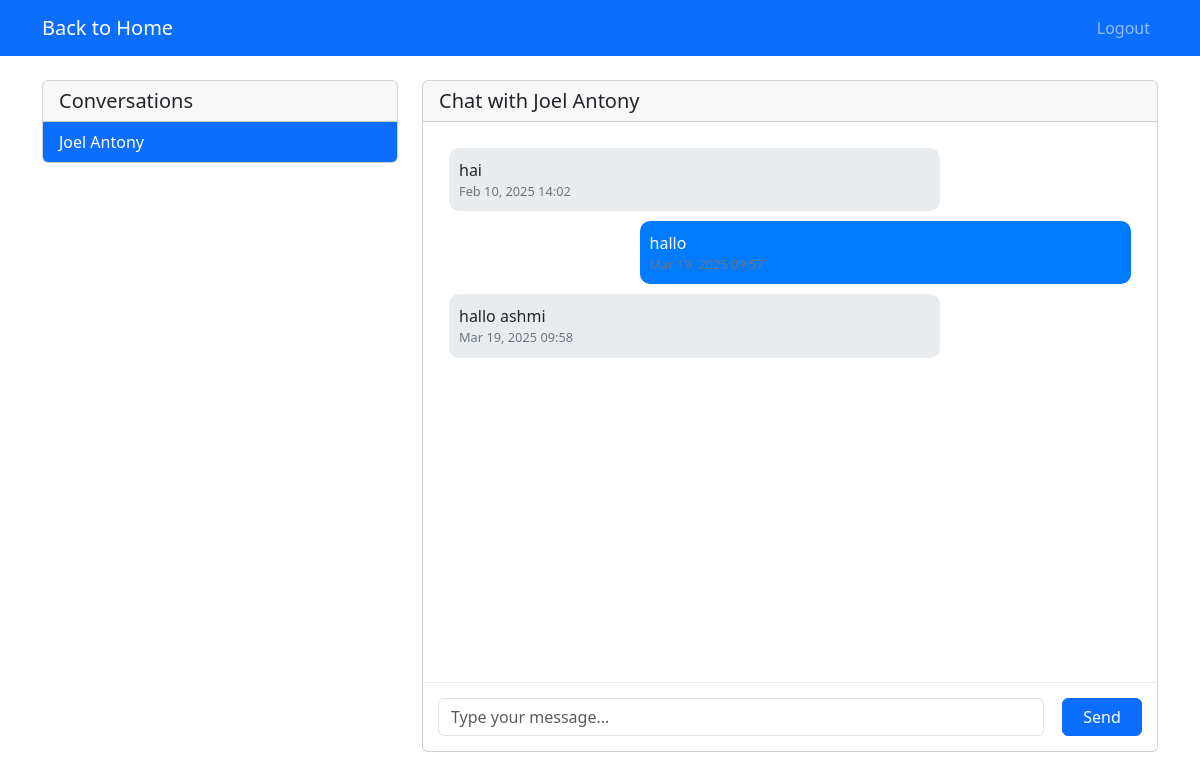
Screenshot of /chat/?user=3 (signed in) with the database file from the repository.
### base/models.py (models this page shows, shortened)
class Customer(models.Model):
    USER_TYPE_CHOICES = [
        ('customer', 'Customer'),
        ('admin', 'Admin'),
    ]
    customer_id = models.AutoField(primary_key=True)
    name = models.CharField(max_length=100)
    email = models.EmailField(unique=True)
    password = models.CharField(max_length=128)
    phone = models.CharField(max_length=15,null=True)
    address = models.TextField(null=True)
    pincode = models.CharField(max_length=6, null=True)
    reset_password_token = models.CharField(max_length=100, null=True, blank=True)
    reset_password_expires = models.DateTimeField(null=True, blank=True)
    user_type = models.CharField(max_length=20, choices=USER_TYPE_CHOICES, default='customer')
    is_active = models.BooleanField(default=True)

class ChatMessage(models.Model):
    sender = models.ForeignKey(Customer, on_delete=models.CASCADE, related_name='sent_messages')
    receiver = models.ForeignKey(Customer, on_delete=models.CASCADE, related_name='received_messages')
    message = models.TextField()
    timestamp = models.DateTimeField(auto_now_add=True)
    is_read = models.BooleanField(default=False)
    class Meta:
        ordering = ['timestamp']

### base/views.py (the view)
# urls.py: path('chat/', views.chat_view, name='chat'),
@never_cache
def chat_view(request):
    customer_id = request.session.get('customer_id')
    if not customer_id:
        messages.error(request, 'Please login to access chat')
        return redirect('login')
    try:
        current_customer = Customer.objects.get(customer_id=customer_id)
        chat_users = Customer.objects.filter(
            Q(customer_id__in=ChatMessage.objects.filter(receiver=current_customer).values('sender__customer_id')) |
            Q(customer_id__in=ChatMessage.objects.filter(sender=current_customer).values('receiver__customer_id'))
        ).distinct()
        if current_customer.user_type == 'admin':
            customers = Customer.objects.filter(user_type='customer', is_active=True)
            chat_users = chat_users.union(customers)
        else:
            admins = Customer.objects.filter(user_type='admin', is_active=True)
            chat_users = chat_users.union(admins)
        unread_counts = {}
        for user in chat_users:
            unread_counts[user.customer_id] = ChatMessage.objects.filter(
                sender=user,
                receiver=current_customer,
                is_read=False
            ).count()
        current_chat_user_id = request.GET.get('user')
        current_chat_user = None
        messages_list = []
        if current_chat_user_id:
            try:
                current_chat_user = Customer.objects.get(customer_id=current_chat_user_id)
                messages_list = ChatMessage.objects.filter(
                    (Q(sender=current_customer) & Q(receiver=current_chat_user)) |
                    (Q(sender=current_chat_user) & Q(receiver=current_customer))
                ).order_by('timestamp')
                messages_list.filter(receiver=current_customer, is_read=False).update(is_read=True)
                unread_counts[current_chat_user_id] = 0
            except Customer.DoesNotExist:
                pass
        context = {
            'chat_users': chat_users,
            'current_chat_user': current_chat_user,
            'messages': messages_list,
            'unread_counts': unread_counts,
            'current_customer': current_customer,
        }
        return render(request, 'chat.html', context)
    except Customer.DoesNotExist:
        messages.error(request, 'Customer account not found')
        return redirect('login')
    except Exception as e:
        logger.error(f"Error in chat view: {str(e)}")
        messages.error(request, "Error accessing chat")
        return redirect('home')

### base/templatetags/chat_filters.py (called while the page is built)
@register.filter
def get_item(dictionary, key):
    return dictionary.get(key, 0)

### base/templates/chat.html (shortened to what this page needs)
{% load static %}
{% load chat_filters %}
<!DOCTYPE html>
<html lang="en">
<head>
    <link href="https://cdn.jsdelivr.net/npm/bootstrap@5.3.0-alpha1/dist/css/bootstrap.min.css" rel="stylesheet">
</head>
<body>
    <nav class="navbar navbar-expand-lg navbar-dark bg-primary">
        <div class="container">
            <a class="navbar-brand" href="{% if current_customer.user_type == 'admin' %}{% url 'admin_dashboard' %}{% else %}{% url 'home' %}{% endif %}">
                {% if current_customer.user_type == 'admin' %}
                    <i class="fas fa-arrow-left"></i> Back to Admin Dashboard
                {% else %}
                     Back to Home
                {% endif %}
            </a>
            <div class="collapse navbar-collapse" id="navbarNav">
                <ul class="navbar-nav ms-auto">
                    <li class="nav-item">
                        <a class="nav-link" href="{% url 'logout' %}">
                             Logout
                        </a>
                    </li>
                </ul>
            </div>
        </div>
    </nav>
    <div class="container mt-4">
        <div class="row">
            <div class="col-md-4">
                <div class="card">
                    <div class="card-header">
                        <h5 class="mb-0">Conversations</h5>
                    </div>
                    <div class="list-group list-group-flush">
                        {% for user in chat_users %}
                        <a href="{% url 'chat' %}?user={{ user.customer_id }}"
                           class="list-group-item list-group-item-action d-flex justify-content-between align-items-center {% if current_chat_user.customer_id == user.customer_id %}active{% endif %}">
                            <div>
                                 {{ user.name }}
                            </div>
                        </a>
                        {% endfor %}
                    </div>
                </div>
            </div>
            <div class="col-md-8">
                <div class="card">
                    <div class="card-header">
                        <h5 class="mb-0">
                            {% if current_chat_user %}
                                Chat with {{ current_chat_user.name }}
                            {% else %}
                                Select a user to start chatting
                            {% endif %}
                        </h5>
                    </div>
                    <div class="card-body chat-container" id="chatContainer">
                        {% for message in messages %}
                        <div class="message {% if message.sender.customer_id == current_customer.customer_id %}sent{% else %}received{% endif %}">
                            {{ message.message }}
                            <div class="timestamp">{{ message.timestamp|date:"M d, Y H:i" }}</div>
                        </div>
                        {% endfor %}
                    </div>
                    <div class="chat-input">
                        <form id="messageForm" class="d-flex">
                            <input type="text" class="form-control" name="message" id="messageInput" placeholder="Type your message..." required>
                            <button type="submit" class="btn btn-primary ms-2">Send</button>
                        </form>
                    </div>
                </div>
            </div>
        </div>
    </div>
</body>
</html>

### base/templates/chat.html (style rules this page uses)
.chat-container { height: 70vh; overflow-y: auto; }
.message { margin: 10px; padding: 10px; border-radius: 10px; max-width: 70%; }
.sent { background-color: #007bff; color: white; margin-left: auto; }
.received { background-color: #e9ecef; margin-right: auto; }
.timestamp { font-size: 0.8em; color: #6c757d; }
.chat-input { padding: 15px; border-top: 1px solid #eee; }
.chat-input form { display: flex; gap: 10px; }
.chat-input input { flex-grow: 1; }
.chat-input button { min-width: 80px; }

### rows the page displays
Customer: name "Joel Antony"
ChatMessage: message "hai", timestamp "Feb 10, 2025 14:02"
ChatMessage: message "hallo"
ChatMessage: message "hallo ashmi", timestamp "Mar 19, 2025 09:58"
